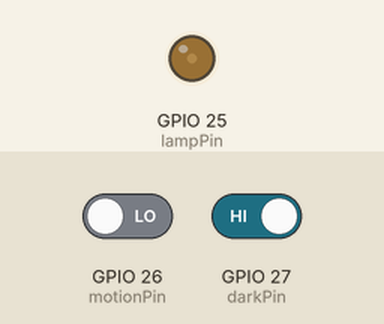
Recording of a sketch running on a simulated ESP32. On the bench: output pins drawn as LEDs (lit = HIGH). Inputs (shaded band) come from the test bench; at power-on: GPIO 26 (motionPin) LOW, GPIO 27 (darkPin) HIGH. What the sketch prints to the serial monitor is not drawn.

Above: at 1.2 s.
1.3 s: GPIO 26 (motionPin) driven HIGH
At 2.2 s:
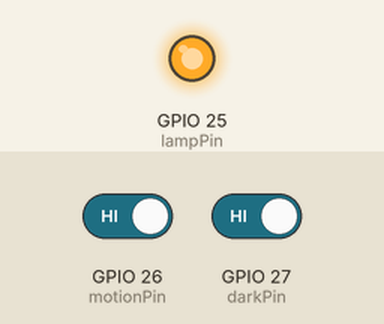
2.8 s: GPIO 27 (darkPin) driven LOW
At 3.4 s:
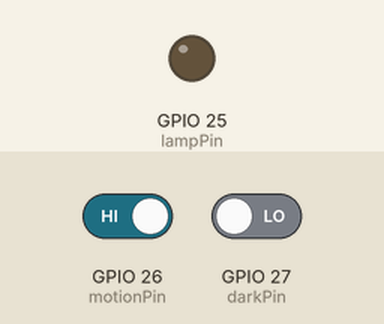
4.3 s: GPIO 27 (darkPin) driven HIGH
At 5.5 s:
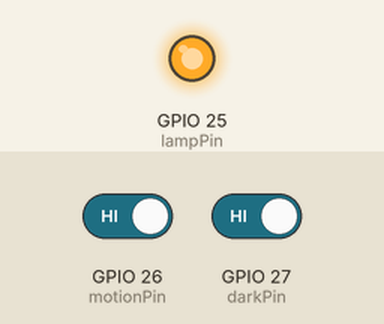
5.8 s: GPIO 26 (motionPin) driven LOW
At 6.9 s:
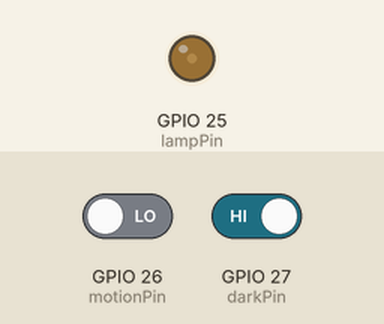
Timing chart, 0 to 8.3 s (numbered marks = the images above; inputs shaded):
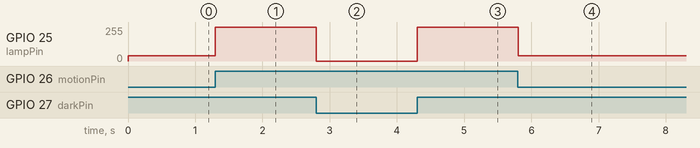

Measured:
- after the input at 1.3 s, GPIO 25 (lampPin): 40/255 → 255/255 at once
- after the input at 2.8 s, GPIO 25 (lampPin): 255/255 → 0/255 at once
- after the input at 4.3 s, GPIO 25 (lampPin): 0/255 → 255/255 at once
- after the input at 5.8 s, GPIO 25 (lampPin): 255/255 → 40/255 at once

The sketch:

streetlight.ino
```cpp
// রাস্তার স্মার্ট বাতি (Smart street light) — ESP32 বোর্ড
// দিনে বাতি বন্ধ; রাতে কম আলো; রাতে কেউ এলে পুরো আলো।
// LDR মডিউল: VCC→3V3, GND→GND, DO→D27, AO→D34।
// PIR সেন্সর: VCC→VIN, OUT→D26, GND→GND।
// বাতি (LED): D25 থেকে ২২০ Ω হয়ে LED-র লম্বা পায়ে, ছোট পা GND-তে।

const int darkPin = 27;    // LDR মডিউলের DO: অন্ধকারে HIGH
const int motionPin = 26;  // PIR-এর OUT: কেউ নড়লে HIGH
const int lampPin = 25;
const int DIM = 40;        // রাতে কেউ না থাকলে উজ্জ্বলতা (০–২৫৫)
const int BRIGHT = 255;    // কেউ এলে উজ্জ্বলতা
String lastState = "";

// অবস্থা বদলালে একবারই সিরিয়াল মনিটরে লেখো
void report(String state) {
  if (state != lastState) {
    Serial.println(state);
    lastState = state;
  }
}

void setup() {
  pinMode(darkPin, INPUT);
  pinMode(motionPin, INPUT);
  pinMode(lampPin, OUTPUT);
  Serial.begin(115200);
}

void loop() {
  bool dark = digitalRead(darkPin) == HIGH;
  bool motion = digitalRead(motionPin) == HIGH;
  if (!dark) {
    analogWrite(lampPin, 0);
    report("দিনের আলো: বাতি বন্ধ");
  } else if (motion) {
    analogWrite(lampPin, BRIGHT);
    report("কেউ আসছে: পুরো আলো");
  } else {
    analogWrite(lampPin, DIM);
    report("রাত, কেউ নেই: কম আলো");
  }
  delay(100);
}
```
